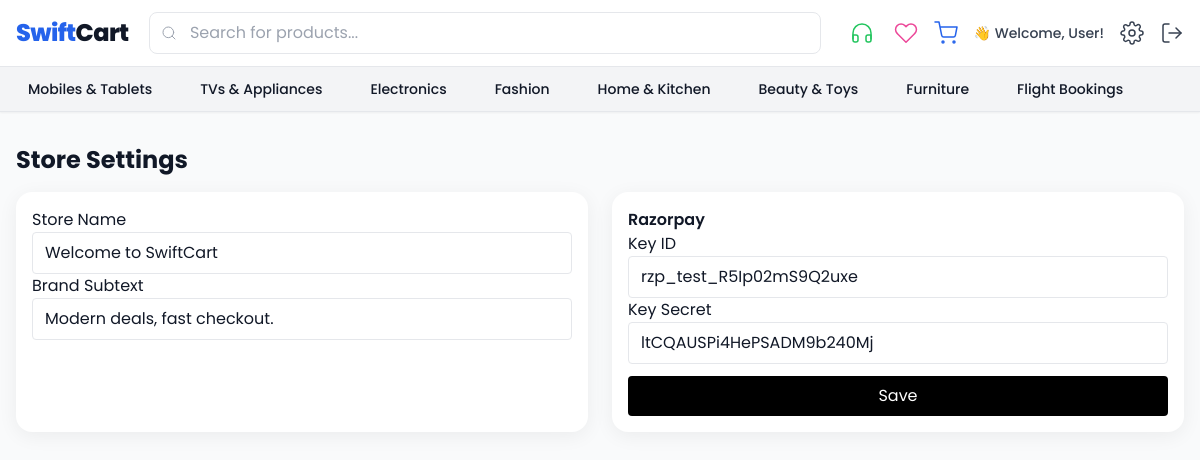
/admin/settings (signed in), run on the app's committed database.
### mercado/models.py (models this page shows, shortened)
class User(UserMixin, db.Model):
    id = db.Column(db.Integer, primary_key=True)
    name = db.Column(db.String(50), nullable=False)
    email = db.Column(db.String(255), unique=True, nullable=False)
    password_hash = db.Column(db.String(255), nullable=False)
    is_admin = db.Column(db.Boolean, default=False)
    created_at = db.Column(db.DateTime, default=datetime.utcnow)

class AdminSettings(db.Model):
    id = db.Column(db.Integer, primary_key=True)
    store_name = db.Column(db.String(120), default="SwiftCart")
    brand_subtext = db.Column(db.String(255), default="Modern deals, fast checkout.")
    razorpay_key_id = db.Column(db.String(200), default="")
    razorpay_key_secret = db.Column(db.String(200), default="")

### mercado/blueprints/admin/routes.py (the view)
@admin_bp.route("/settings", methods=["GET", "POST"])
@login_required
@admin_required
def settings():
    s = AdminSettings.query.first()
    if not s:
        s = AdminSettings()
        db.session.add(s)
        db.session.commit()
    form = SettingsForm(obj=s)
    if form.validate_on_submit():
        form.populate_obj(s)
        db.session.commit()
        flash("Settings saved.", "success")
        return redirect(url_for("admin.settings"))
    return render_template("admin/settings.html", form=form)

### mercado/forms.py
class SettingsForm(FlaskForm):
    store_name = StringField('Store Name', validators=[Optional()])
    brand_subtext = StringField('Brand Subtext', validators=[Optional()])
    razorpay_key_id = StringField('Razorpay Key ID', validators=[Optional()])
    razorpay_key_secret = StringField('Razorpay Key Secret', validators=[Optional()])
    submit = SubmitField('Save')

### mercado/__init__.py (called while the page is built)
def create_app(config_object=Dev):
    app = Flask(__name__, instance_relative_config=True)
    app.config.from_object(config_object)
    db.init_app(app)
    migrate.init_app(app, db)
    login_manager.init_app(app)
    @login_manager.user_loader
    def load_user(uid):
        return User.query.get(int(uid))
    login_manager.login_view = "auth.login"
    app.register_blueprint(auth_bp)
    app.register_blueprint(shop_bp)
    app.register_blueprint(admin_bp, url_prefix="/admin")
    @app.context_processor
    def inject_categories():
        names = app.config.get("CATEGORIES", [])
        cats = [{"id": i + 1, "name": name} for i, name in enumerate(names)]
        return {"categories": cats}
    return app

### mercado/blueprints/admin/routes.py (called while the page is built)
def admin_required(fn):
    from functools import wraps
    @wraps(fn)
    def wrapper(*a, **k):
        if not current_user.is_authenticated or not getattr(current_user, "is_admin", False):
            flash("Admin access required.", "warning")
            return redirect(url_for("auth.login"))
        return fn(*a, **k)
    return wrapper

### mercado/templates/admin/settings.html (shortened to what this page needs)
{% extends 'base.html' %}{% block content %}
<h1 class="text-2xl font-bold mb-4">Store Settings</h1>
<form method="post" class="grid md:grid-cols-2 gap-6">
  <div class="card space-y-3">
    <label>Store Name {{ form.store_name(class_="w-full border rounded px-3 py-2") }}</label>
    <label>Brand Subtext {{ form.brand_subtext(class_="w-full border rounded px-3 py-2") }}</label>
  </div>
  <div class="card space-y-3">
    <h2 class="font-semibold">Razorpay</h2>
    <label>Key ID {{ form.razorpay_key_id(class_="w-full border rounded px-3 py-2") }}</label>
    <label>Key Secret {{ form.razorpay_key_secret(class_="w-full border rounded px-3 py-2") }}</label>
    <button class="w-full bg-black text-white rounded py-2">Save</button>
  </div>
</form>
{% endblock %}

### mercado/templates/base.html (shortened to what this page needs)
<!doctype html>
<html>
<head>
<script src="https://cdn.tailwindcss.com"></script>
<link rel="stylesheet" href="https://cdnjs.cloudflare.com/ajax/libs/font-awesome/6.5.0/css/all.min.css">
</head>
<body class="bg-gray-50 text-gray-900 flex flex-col min-h-screen">
<header class="bg-white border-b sticky top-0 z-40 shadow-sm">
  <div class="max-w-7xl mx-auto px-4 py-3 flex items-center gap-4">
    <a href="{{ url_for('shop.home') }}" class="text-2xl font-extrabold tracking-tight flex items-center">
      <span class="text-blue-600">Swift</span><span class="text-gray-900">Cart</span>
    </a>
    <div class="relative flex-1 max-w-2xl mx-auto">
      <div class="relative">
        <span class="absolute inset-y-0 left-3 flex items-center pointer-events-none text-gray-400">
        </span>
        <input id="searchInput" type="text" placeholder="Search for products..."
               class="w-full pl-10 pr-4 py-2 border rounded-lg focus:outline-none focus:ring-2 focus:ring-blue-500 transition" />
      </div>
    </div>
    <div class="flex items-center gap-4 ml-auto">
      <a href="tel:+911234567890" class="flex items-center px-1 py-2 rounded group transition transform hover:scale-110 hover:bg-green-100" title="24/7 Support">
        <i data-feather="headphones" class="w-6 h-6 text-green-500 group-hover:text-green-600 transition-colors duration-300"></i>
      </a>
      <a href="{{ url_for('shop.wishlist') }}" class="relative group icon-btn transition transform hover:scale-110 hover:text-pink-600" title="Wishlist">
        <i data-feather="heart" class="w-6 h-6 text-pink-500 group-hover:text-pink-600 transition-colors duration-300"></i>
      </a>
      <a href="{{ url_for('shop.view_cart') }}" class="relative group icon-btn transition transform hover:scale-110 hover:text-blue-700" title="Cart">
        <i data-feather="shopping-cart" class="w-6 h-6 text-blue-600 group-hover:text-blue-700 transition-colors duration-300"></i>
      </a>
      {% if current_user.is_authenticated %}
        <span class="text-gray-700 text-sm font-medium transition transform hover:scale-105 hover:text-gray-900 cursor-default">
          👋 Welcome, {{ current_user.name }}!
        </span>
      {% endif %}
      {% if current_user.is_authenticated and current_user.is_admin %}
        <a href="{{ url_for('admin.dashboard') }}" class="icon-btn group transition transform hover:scale-110" title="Admin">
          <i data-feather="settings" class="w-6 h-6 text-gray-700 group-hover:text-gray-900 transition-colors duration-300"></i>
        </a>
      {% endif %}
      {% if current_user.is_authenticated %}
        <a href="{{ url_for('auth.logout') }}" class="icon-btn group transition transform hover:scale-110" title="Logout">
          <i data-feather="log-out" class="w-6 h-6 text-gray-700 group-hover:text-red-500 transition-colors duration-300"></i>
        </a>
      {% endif %}
    </div>
  </div>
  {% if categories %}
  <nav class="bg-gray-100 border-t">
    <div class="max-w-7xl mx-auto px-4 py-2 flex items-center gap-6 overflow-x-auto text-sm font-medium">
      {% for c in categories %}
        <a href="{{ url_for('shop.category', cid=c.id) }}" class="whitespace-nowrap px-3 py-1 rounded hover:bg-blue-600 hover:text-white transition">
          {{ c.name }}
        </a>
      {% endfor %}
    </div>
  </nav>
  {% endif %}
</header>
<main class="flex-grow max-w-7xl mx-auto px-4 py-8">
  {% block content %}{% endblock %}
</main>
</body>
</html>

### mercado/templates/base.html (style rules this page uses)
body { font-family: 'Poppins', sans-serif; }
.card { border-radius:1rem; background:#fff; box-shadow:0 4px 20px rgba(0,0,0,.06); padding:1rem; }
.icon-btn { display:inline-flex; align-items:center; justify-content:center; }

### data on the page
User: name "User"
AdminSettings: store_name "Welcome to SwiftCart", brand_subtext "Modern deals, fast checkout.", razorpay_key_id "rzp_test_R5Ip02mS9Q2uxe", razorpay_key_secret "ltCQAUSPi4HePSADM9b240Mj"

### other printed values
{{ c.name }} "Mobiles & Tablets" "TVs & Appliances" "Electronics" "Fashion" "Home & Kitchen" "Beauty & Toys" "Furniture" "Flight Bookings"
